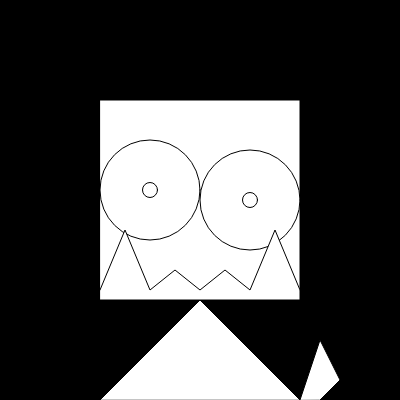
Frame 1 (no input)
Frame 60 (no input): identical to frame 1, image omitted
Frame 120 (the mouse pressed at the canvas centre since frame 60): identical to frame 1, image omitted

The p5.js sketch that drew this single still picture (run headless with seeded random() and noise() and a simulated clock; from frame 60 on, the mouse is pressed at the canvas centre):

// p5.js sketch
// ── sketch.js
///* //  Primitives stap 1

function setup() {
    createCanvas(400, 400);
    rectMode(CENTER);
    ellipseMode(CENTER);
}

function draw() {
    background(0);

    rect(200, 200, 200, 200);
    ellipse(150, 190, 100, 100);
    ellipse(150, 190, 15, 15);
    ellipse(250, 200, 100, 100);
    ellipse(250, 200, 15, 15);
    triangle(100, 400, 200, 300, 300, 400);
    quad(300, 400, 320, 340, 340, 380, 320, 400);

    beginShape();
    vertex(100, 290);
    vertex(125, 230);
    vertex(150, 290);
    vertex(175, 270);
    vertex(200, 290);
    vertex(225, 270);
    vertex(250, 290);
    vertex(275, 230);
    vertex(300, 290);
    endShape();
}

//*/
